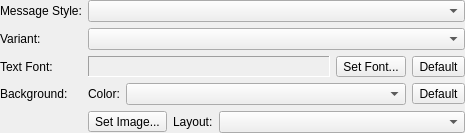
<?xml version="1.0" encoding="UTF-8"?>
<ui version="4.0">
 <class>AdiumOptionsWidgetClass</class>
 <widget class="QWidget" name="AdiumOptionsWidgetClass">
  <property name="geometry">
   <rect>
    <x>0</x>
    <y>0</y>
    <width>465</width>
    <height>129</height>
   </rect>
  </property>
  <layout class="QGridLayout" name="gridLayout">
   <property name="margin">
    <number>0</number>
   </property>
   <item row="0" column="0">
    <widget class="QLabel" name="lblMessageStyle">
     <property name="text">
      <string>Message Style:</string>
     </property>
     <property name="textFormat">
      <enum>Qt::PlainText</enum>
     </property>
     <property name="buddy">
      <cstring>cmbStyle</cstring>
     </property>
    </widget>
   </item>
   <item row="0" column="1">
    <widget class="QComboBox" name="cmbStyle">
     <property name="sizePolicy">
      <sizepolicy hsizetype="Expanding" vsizetype="Fixed">
       <horstretch>0</horstretch>
       <verstretch>0</verstretch>
      </sizepolicy>
     </property>
    </widget>
   </item>
   <item row="1" column="0">
    <widget class="QLabel" name="lblVariant">
     <property name="text">
      <string>Variant:</string>
     </property>
     <property name="textFormat">
      <enum>Qt::PlainText</enum>
     </property>
     <property name="buddy">
      <cstring>cmbVariant</cstring>
     </property>
    </widget>
   </item>
   <item row="1" column="1">
    <widget class="QComboBox" name="cmbVariant">
     <property name="sizePolicy">
      <sizepolicy hsizetype="Expanding" vsizetype="Fixed">
       <horstretch>0</horstretch>
       <verstretch>0</verstretch>
      </sizepolicy>
     </property>
    </widget>
   </item>
   <item row="2" column="0">
    <widget class="QLabel" name="lblTextFont">
     <property name="text">
      <string>Text Font:</string>
     </property>
     <property name="textFormat">
      <enum>Qt::PlainText</enum>
     </property>
    </widget>
   </item>
   <item row="2" column="1">
    <layout class="QHBoxLayout" name="horizontalLayout_4">
     <item>
      <widget class="QLabel" name="lblFont">
       <property name="sizePolicy">
        <sizepolicy hsizetype="Expanding" vsizetype="Preferred">
         <horstretch>0</horstretch>
         <verstretch>0</verstretch>
        </sizepolicy>
       </property>
       <property name="frameShape">
        <enum>QFrame::Panel</enum>
       </property>
       <property name="frameShadow">
        <enum>QFrame::Sunken</enum>
       </property>
       <property name="textFormat">
        <enum>Qt::PlainText</enum>
       </property>
      </widget>
     </item>
     <item>
      <widget class="QToolButton" name="tlbSetFont">
       <property name="text">
        <string>Set Font...</string>
       </property>
       <property name="toolButtonStyle">
        <enum>Qt::ToolButtonTextOnly</enum>
       </property>
      </widget>
     </item>
     <item>
      <widget class="QToolButton" name="tlbDefaultFont">
       <property name="text">
        <string>Default</string>
       </property>
      </widget>
     </item>
    </layout>
   </item>
   <item row="3" column="0">
    <widget class="QLabel" name="lblBackground">
     <property name="text">
      <string>Background:</string>
     </property>
     <property name="textFormat">
      <enum>Qt::PlainText</enum>
     </property>
    </widget>
   </item>
   <item row="3" column="1">
    <layout class="QHBoxLayout" name="horizontalLayout_2">
     <item>
      <widget class="QLabel" name="lblBackgoundColor">
       <property name="text">
        <string>Color:</string>
       </property>
       <property name="textFormat">
        <enum>Qt::PlainText</enum>
       </property>
       <property name="buddy">
        <cstring>cmbBackgoundColor</cstring>
       </property>
      </widget>
     </item>
     <item>
      <widget class="QComboBox" name="cmbBackgoundColor">
       <property name="sizePolicy">
        <sizepolicy hsizetype="Expanding" vsizetype="Fixed">
         <horstretch>0</horstretch>
         <verstretch>0</verstretch>
        </sizepolicy>
       </property>
      </widget>
     </item>
     <item>
      <widget class="QToolButton" name="tlbDefaultImage">
       <property name="text">
        <string>Default</string>
       </property>
      </widget>
     </item>
    </layout>
   </item>
   <item row="4" column="1">
    <layout class="QHBoxLayout" name="horizontalLayout">
     <item>
      <widget class="QToolButton" name="tlbSetImage">
       <property name="text">
        <string>Set Image...</string>
       </property>
      </widget>
     </item>
     <item>
      <widget class="QLabel" name="lblImageLayout">
       <property name="text">
        <string>Layout:</string>
       </property>
       <property name="textFormat">
        <enum>Qt::PlainText</enum>
       </property>
       <property name="buddy">
        <cstring>cmbImageLayout</cstring>
       </property>
      </widget>
     </item>
     <item>
      <widget class="QComboBox" name="cmbImageLayout">
       <property name="sizePolicy">
        <sizepolicy hsizetype="Expanding" vsizetype="Fixed">
         <horstretch>0</horstretch>
         <verstretch>0</verstretch>
        </sizepolicy>
       </property>
      </widget>
     </item>
    </layout>
   </item>
  </layout>
 </widget>
 <layoutdefault spacing="6" margin="11"/>
 <resources/>
 <connections/>
</ui>
